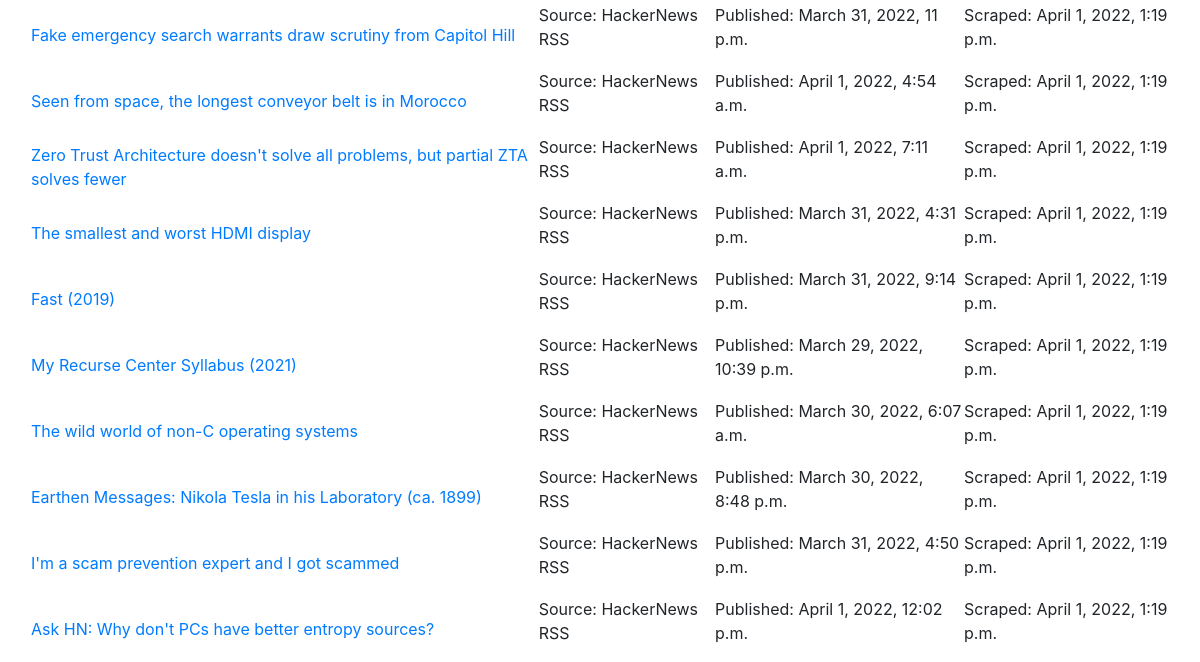
Before: / (lower part) with the older database file.
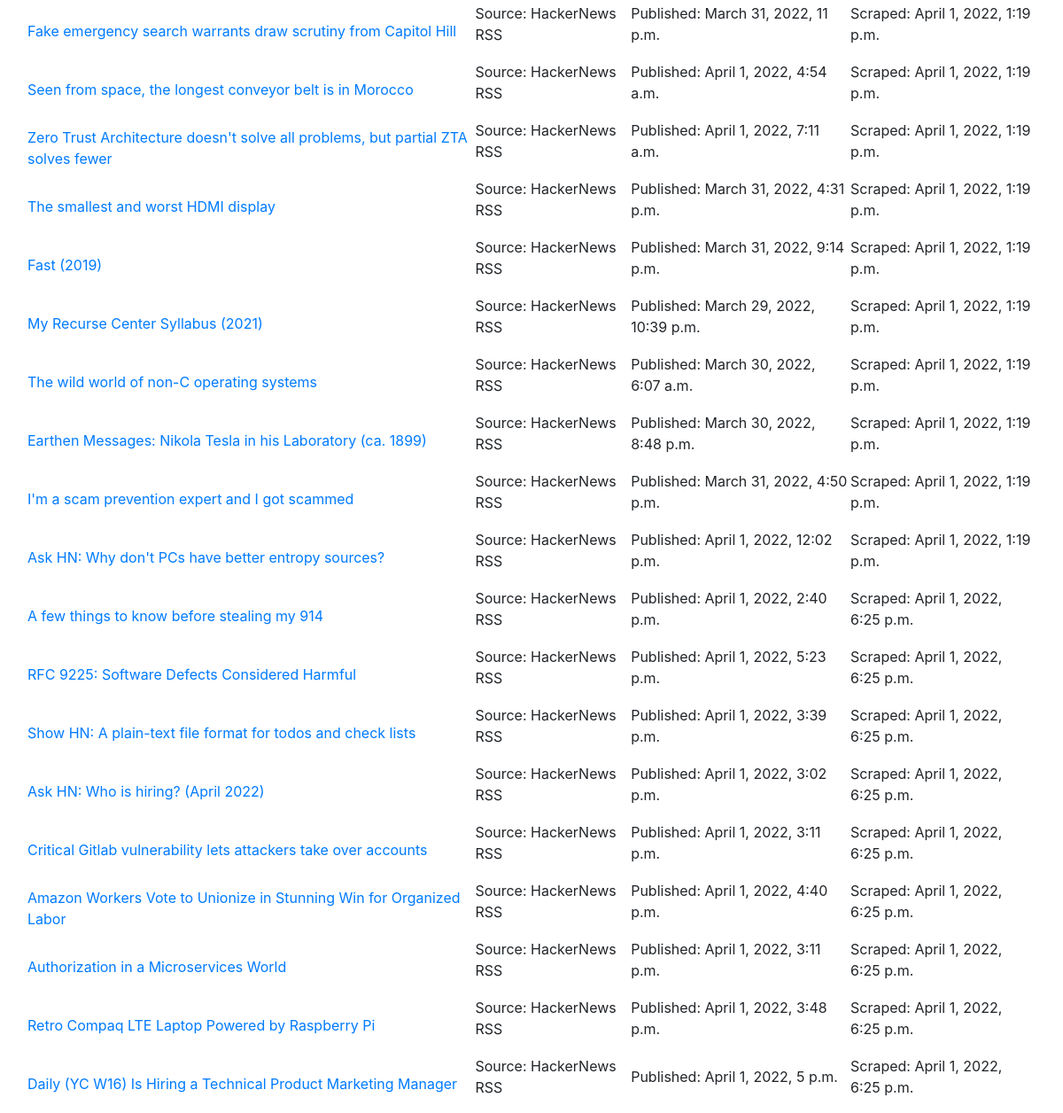
After: the same page with the newer database file.
### scraping/models.py (models this page shows)
class News(models.Model):
    title = models.CharField(max_length=200)
    link = models.CharField(max_length=2083, default="", unique=True)
    published = models.DateTimeField()
    created_at = models.DateTimeField(auto_now_add=True)
    updated_at = models.DateTimeField(auto_now=True)
    source = models.CharField(max_length=30, default="", blank=True, null=True)

### django_web_scraping_example/views.py (the view)
# urls.py: path('', HomePageView.as_view(), name='home'), # homepage
class HomePageView(generic.ListView):
    template_name = 'home.html'
    context_object_name = 'articles' # assign "News" object list to the object "articles"
    def get_queryset(self):
        return News.objects.all()

### templates/home.html
{% extends '_base.html' %}
{% load static %}
{% block content %}
<div class="row">
    <table>
        <tbody>
            {% for a in articles %}
            <tr>
                <td>
                    <a href="{{ a.link }}">{{ a.title }}</a>
                </td>
                <td>
                    <p>
                        Source: {{ a.source }}
                    </p>
                </td>
                <td>
                    <p>
                        Published: {{ a.published }}
                    </p>
                </td>
                <td>
                    <p>
                        Scraped: {{ a.created_at }}
                    </p>
                </td>
            </tr>
            {% endfor %}
        </tbody>
    </table>
</div>
{% endblock content %}

### templates/_base.html (shortened to what this page needs)
{% load static %}
<!DOCTYPE html>
<html>
<head>
    <link rel="stylesheet" href="https://stackpath.bootstrapcdn.com/bootstrap/4.3.1/css/bootstrap.min.css"
>
</head>
<body>
    <div class="container">
    {% block content %}
    {% endblock content %}
    </div>
</body>
</html>

Changed rows visible on the page:
added News: title "A few things to know before stealing my 914", source "HackerNews RSS", published "April 1, 2022, 2:40 p.m.", created_at "April 1, 2022, 6:25 p.m."
added News: title "RFC 9225: Software Defects Considered Harmful", source "HackerNews RSS", published "April 1, 2022, 5:23 p.m.", created_at "April 1, 2022, 6:25 p.m."
added News: title "Show HN: A plain-text file format for todos and check lists", source "HackerNews RSS", published "April 1, 2022, 3:39 p.m.", created_at "April 1, 2022, 6:25 p.m."
added News: title "Ask HN: Who is hiring? (April 2022)", source "HackerNews RSS", published "April 1, 2022, 3:02 p.m.", created_at "April 1, 2022, 6:25 p.m."
added News: title "Critical Gitlab vulnerability lets attackers take over accounts", source "HackerNews RSS", published "April 1, 2022, 3:11 p.m.", created_at "April 1, 2022, 6:25 p.m."
added News: title "Amazon Workers Vote to Unionize in Stunning Win for Organized Labor", source "HackerNews RSS", published "April 1, 2022, 4:40 p.m.", created_at "April 1, 2022, 6:25 p.m."
added News: title "Authorization in a Microservices World", source "HackerNews RSS", published "April 1, 2022, 3:11 p.m.", created_at "April 1, 2022, 6:25 p.m."
added News: title "Retro Compaq LTE Laptop Powered by Raspberry Pi", source "HackerNews RSS", published "April 1, 2022, 3:48 p.m.", created_at "April 1, 2022, 6:25 p.m."
added News: title "Daily (YC W16) Is Hiring a Technical Product Marketing Manager", source "HackerNews RSS", published "April 1, 2022, 5 p.m.", created_at "April 1, 2022, 6:25 p.m."
